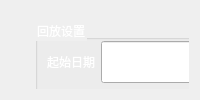
       <widget class="QWidget" name="page_2">
        <layout class="QVBoxLayout" name="verticalLayout_2">
         <item>
          <widget class="PlayBackWidget" name="widget" native="true">
           <widget class="QWidget" name="layoutWidget_2">
            <property name="geometry">
             <rect>
              <x>9</x>
              <y>9</y>
              <width>1274</width>
              <height>735</height>
             </rect>
            </property>
            <layout class="QHBoxLayout" name="horizontalLayout_23">
             <item>
              <spacer name="horizontalSpacer_19">
               <property name="orientation">
                <enum>Qt::Horizontal</enum>
               </property>
               <property name="sizeHint" stdset="0">
                <size>
                 <width>40</width>
                 <height>20</height>
                </size>
               </property>
              </spacer>
             </item>
             <item>
              <widget class="QWidget" name="widget_4" native="true">
               <property name="sizePolicy">
                <sizepolicy hsizetype="Minimum" vsizetype="Minimum">
                 <horstretch>0</horstretch>
                 <verstretch>0</verstretch>
                </sizepolicy>
               </property>
               <property name="minimumSize">
                <size>
                 <width>0</width>
                 <height>0</height>
                </size>
               </property>
               <property name="maximumSize">
                <size>
                 <width>500</width>
                 <height>16777215</height>
                </size>
               </property>
               <layout class="QVBoxLayout" name="verticalLayout_8">
                <property name="topMargin">
                 <number>0</number>
                </property>
                <item>
                 <widget class="QGroupBox" name="groupBox_3">
                  <property name="sizePolicy">
                   <sizepolicy hsizetype="Preferred" vsizetype="Minimum">
                    <horstretch>0</horstretch>
                    <verstretch>0</verstretch>
                   </sizepolicy>
                  </property>
                  <property name="minimumSize">
                   <size>
                    <width>0</width>
                    <height>225</height>
                   </size>
                  </property>
                  <property name="styleSheet">
                   <string notr="true">color: rgb(255, 255, 255);
</string>
                  </property>
                  <property name="title">
                   <string>回放设置</string>
                  </property>
                  <layout class="QVBoxLayout" name="verticalLayout_7">
                   <property name="topMargin">
                    <number>0</number>
                   </property>
                   <item>
                    <layout class="QHBoxLayout" name="horizontalLayout_17">
                     <item>
                      <widget class="QLabel" name="label_5">
                       <property name="text">
                        <string>起始日期</string>
                       </property>
                      </widget>
                     </item>
                     <item>
                      <widget class="QDateEdit" name="startdateEdit">
                       <property name="sizePolicy">
                        <sizepolicy hsizetype="Minimum" vsizetype="Minimum">
                         <horstretch>0</horstretch>
                         <verstretch>0</verstretch>
                        </sizepolicy>
                       </property>
                       <property name="minimumSize">
                        <size>
                         <width>150</width>
                         <height>40</height>
                        </size>
                       </property>
                       <property name="styleSheet">
                        <string notr="true">border-image: url(:/myimages/images/editGround.png);</string>
                       </property>
                       <property name="dateTime">
                        <datetime>
                         <hour>0</hour>
                         <minute>0</minute>
                         <second>0</second>
                         <year>2019</year>
                         <month>6</month>
                         <day>1</day>
                        </datetime>
                       </property>
                       <property name="displayFormat">
                        <string>yyyy/MM/dd</string>
                       </property>
                      </widget>
                     </item>
                     <item>
                      <widget class="QLabel" name="label_6">
                       <property name="text">
                        <string>起始时间</string>
                       </property>
                      </widget>
                     </item>
                     <item>
                      <widget class="QTimeEdit" name="starttimeEdit">
                       <property name="sizePolicy">
                        <sizepolicy hsizetype="Minimum" vsizetype="Minimum">
                         <horstretch>0</horstretch>
                         <verstretch>0</verstretch>
                        </sizepolicy>
                       </property>
                       <property name="minimumSize">
                        <size>
                         <width>150</width>
                         <height>40</height>
                        </size>
                       </property>
                       <property name="styleSheet">
                        <string notr="true">border-image: url(:/myimages/images/editGround.png);</string>
                       </property>
                       <property name="displayFormat">
                        <string>HH:mm:ss</string>
                       </property>
                      </widget>
                     </item>
                    </layout>
                   </item>
                   <item>
                    <layout class="QHBoxLayout" name="horizontalLayout_18">
                     <item>
                      <widget class="QLabel" name="label_8">
                       <property name="text">
                        <string>结束日期</string>
                       </property>
                      </widget>
                     </item>
                     <item>
                      <widget class="QDateEdit" name="enddateEdit">
                       <property name="sizePolicy">
                        <sizepolicy hsizetype="Minimum" vsizetype="Minimum">
                         <horstretch>0</horstretch>
                         <verstretch>0</verstretch>
                        </sizepolicy>
                       </property>
                       <property name="minimumSize">
                        <size>
                         <width>150</width>
                         <height>40</height>
                        </size>
                       </property>
                       <property name="styleSheet">
                        <string notr="true">border-image: url(:/myimages/images/editGround.png);</string>
                       </property>
                       <property name="dateTime">
                        <datetime>
                         <hour>0</hour>
                         <minute>0</minute>
                         <second>0</second>
                         <year>2019</year>
                         <month>6</month>
                         <day>1</day>
                        </datetime>
                       </property>
                       <property name="displayFormat">
                        <string>yyyy/MM/dd</string>
                       </property>
                      </widget>
                     </item>
                     <item>
                      <widget class="QLabel" name="label_7">
                       <property name="text">
                        <string>结束时间</string>
                       </property>
                      </widget>
                     </item>
                     <item>
                      <widget class="QTimeEdit" name="endtimeEdit">
                       <property name="sizePolicy">
                        <sizepolicy hsizetype="Minimum" vsizetype="Minimum">
                         <horstretch>0</horstretch>
                         <verstretch>0</verstretch>
                        </sizepolicy>
                       </property>
                       <property name="minimumSize">
                        <size>
                         <width>150</width>
                         <height>40</height>
                        </size>
                       </property>
                       <property name="styleSheet">
                        <string notr="true">border-image: url(:/myimages/images/editGround.png);</string>
                       </property>
                       <property name="dateTime">
                        <datetime>
                         <hour>23</hour>
                         <minute>59</minute>
                         <second>59</second>
                         <year>2000</year>
                         <month>1</month>
                         <day>1</day>
                        </datetime>
                       </property>
                       <property name="displayFormat">
                        <string>HH:mm:ss</string>
                       </property>
                      </widget>
                     </item>
                    </layout>
                   </item>
                   <item>
                    <layout class="QHBoxLayout" name="horizontalLayout_19">
                     <item>
                      <widget class="QLabel" name="label_9">
                       <property name="text">
                        <string>车厢号</string>
                       </property>
                      </widget>
                     </item>
                     <item>
                      <widget class="QComboBox" name="coachListCB">
                       <property name="sizePolicy">
                        <sizepolicy hsizetype="Minimum" vsizetype="Minimum">
                         <horstretch>0</horstretch>
                         <verstretch>0</verstretch>
                        </sizepolicy>
                       </property>
                       <property name="minimumSize">
                        <size>
                         <width>150</width>
                         <height>25</height>
                        </size>
                       </property>
                       <property name="styleSheet">
                        <string notr="true">border-image: url(:/myimages/images/editGround.png);</string>
                       </property>
                       <property name="sizeAdjustPolicy">
                        <enum>QComboBox::AdjustToContents</enum>
                       </property>
                       <property name="iconSize">
                        <size>
                         <width>0</width>
                         <height>0</height>
                        </size>
                       </property>
                      </widget>
                     </item>
                     <item>
                      <widget class="QLabel" name="label_10">
                       <property name="text">
                        <string>摄像机</string>
                       </property>
                      </widget>
                     </item>
                     <item>
                      <widget class="QComboBox" name="ipcIndexCB">
                       <property name="sizePolicy">
                        <sizepolicy hsizetype="Minimum" vsizetype="Minimum">
                         <horstretch>0</horstretch>
                         <verstretch>0</verstretch>
                        </sizepolicy>
                       </property>
                       <property name="minimumSize">
                        <size>
                         <width>150</width>
                         <height>25</height>
                        </size>
                       </property>
                       <property name="styleSheet">
                        <string notr="true">border-image: url(:/myimages/images/editGround.png);</string>
                       </property>
                      </widget>
                     </item>
                    </layout>
                   </item>
                   <item>
                    <layout class="QHBoxLayout" name="horizontalLayout_24">
                     <item>
                      <spacer name="horizontalSpacer_24">
                       <property name="orientation">
                        <enum>Qt::Horizontal</enum>
                       </property>
                       <property name="sizeHint" stdset="0">
                        <size>
                         <width>0</width>
                         <height>0</height>
                        </size>
                       </property>
                      </spacer>
                     </item>
                     <item>
                      <widget class="QPushButton" name="searchBtn">
                       <property name="sizePolicy">
                        <sizepolicy hsizetype="Minimum" vsizetype="Minimum">
                         <horstretch>0</horstretch>
                         <verstretch>0</verstretch>
                        </sizepolicy>
                       </property>
                       <property name="minimumSize">
                        <size>
                         <width>100</width>
                         <height>40</height>
                        </size>
                       </property>
                       <property name="styleSheet">
                        <string notr="true">border-image: url(:/myimages/images/pbtnQuery.png);</string>
                       </property>
                       <property name="text">
                        <string/>
                       </property>
                      </widget>
                     </item>
                     <item>
                      <spacer name="horizontalSpacer_25">
                       <property name="orientation">
                        <enum>Qt::Horizontal</enum>
                       </property>
                       <property name="sizeHint" stdset="0">
                        <size>
                         <width>0</width>
                         <height>0</height>
                        </size>
                       </property>
                      </spacer>
                     </item>
                    </layout>
                   </item>
                  </layout>
                 </widget>
                </item>
                <item>
                 <widget class="QGroupBox" name="groupBox_4">
                  <property name="sizePolicy">
                   <sizepolicy hsizetype="Preferred" vsizetype="Maximum">
                    <horstretch>0</horstretch>
                    <verstretch>0</verstretch>
                   </sizepolicy>
                  </property>
                  <property name="minimumSize">
                   <size>
                    <width>0</width>
                    <height>225</height>
                   </size>
                  </property>
                  <property name="maximumSize">
                   <size>
                    <width>16777215</width>
                    <height>300</height>
                   </size>
                  </property>
                  <property name="styleSheet">
                   <string notr="true">color: rgb(255, 255, 255);</string>
                  </property>
                  <property name="title">
                   <string>文件列表</string>
                  </property>
                  <layout class="QVBoxLayout" name="verticalLayout_9">
                   <item>
                    <widget class="QTableWidget" name="videoFileWidget">
                     <property name="styleSheet">
                      <string notr="true">background-color: rgb(25, 46, 72);</string>
                     </property>
                    </widget>
                   </item>
                  </layout>
                 </widget>
                </item>
                <item>
                 <layout class="QHBoxLayout" name="horizontalLayout_20">
                  <item>
                   <spacer name="horizontalSpacer_20">
                    <property name="orientation">
                     <enum>Qt::Horizontal</enum>
                    </property>
                    <property name="sizeHint" stdset="0">
                     <size>
                      <width>40</width>
                      <height>20</height>
                     </size>
                    </property>
                   </spacer>
                  </item>
                  <item>
                   <widget class="QPushButton" name="pushButton">
                    <property name="sizePolicy">
                     <sizepolicy hsizetype="Minimum" vsizetype="Minimum">
                      <horstretch>0</horstretch>
                      <verstretch>0</verstretch>
                     </sizepolicy>
                    </property>
                    <property name="minimumSize">
                     <size>
                      <width>100</width>
                      <height>40</height>
                     </size>
                    </property>
                    <property name="styleSheet">
                     <string notr="true">border-image: url(:/myimages/images/pbtnDownload.png);</string>
                    </property>
                    <property name="text">
                     <string/>
                    </property>
                   </widget>
                  </item>
                  <item>
                   <spacer name="horizontalSpacer_21">
                    <property name="orientation">
                     <enum>Qt::Horizontal</enum>
                    </property>
                    <property name="sizeHint" stdset="0">
                     <size>
                      <width>40</width>
                      <height>20</height>
                     </size>
                    </property>
                   </spacer>
                  </item>
                 </layout>
                </item>
                <item>
                 <spacer name="verticalSpacer_10">
                  <property name="orientation">
                   <enum>Qt::Vertical</enum>
                  </property>
                  <property name="sizeHint" stdset="0">
                   <size>
                    <width>20</width>
                    <height>40</height>
                   </size>
                  </property>
                 </spacer>
                </item>
               </layout>
              </widget>
             </item>
             <item>
              <widget class="QWidget" name="widget_6" native="true">
               <property name="sizePolicy">
                <sizepolicy hsizetype="Minimum" vsizetype="Preferred">
                 <horstretch>0</horstretch>
                 <verstretch>0</verstretch>
                </sizepolicy>
               </property>
               <property name="minimumSize">
                <size>
                 <width>800</width>
                 <height>0</height>
                </size>
               </property>
               <layout class="QVBoxLayout" name="verticalLayout_18">
                <property name="topMargin">
                 <number>0</number>
                </property>
                <item>
                 <widget class="QWidget" name="widget_7" native="true">
                  <property name="sizePolicy">
                   <sizepolicy hsizetype="Minimum" vsizetype="Minimum">
                    <horstretch>0</horstretch>
                    <verstretch>0</verstretch>
                   </sizepolicy>
                  </property>
                  <property name="minimumSize">
                   <size>
                    <width>600</width>
                    <height>450</height>
                   </size>
                  </property>
                  <property name="styleSheet">
                   <string notr="true">border-image: url(:/myimages/images/videoPlayBackGround.png);</string>
                  </property>
                 </widget>
                </item>
                <item>
                 <widget class="QSlider" name="horizontalSlider">
                  <property name="orientation">
                   <enum>Qt::Horizontal</enum>
                  </property>
                 </widget>
                </item>
                <item>
                 <layout class="QHBoxLayout" name="horizontalLayout_21">
                  <item>
                   <widget class="QPushButton" name="pushButton_2">
                    <property name="sizePolicy">
                     <sizepolicy hsizetype="Minimum" vsizetype="Minimum">
                      <horstretch>0</horstretch>
                      <verstretch>0</verstretch>
                     </sizepolicy>
                    </property>
                    <property name="minimumSize">
                     <size>
                      <width>40</width>
                      <height>30</height>
                     </size>
                    </property>
                    <property name="maximumSize">
                     <size>
                      <width>40</width>
                      <height>40</height>
                     </size>
                    </property>
                    <property name="styleSheet">
                     <string notr="true">border-image: url(:/myimages/images/pbtnPlay.png);</string>
                    </property>
                    <property name="text">
                     <string/>
                    </property>
                   </widget>
                  </item>
                  <item>
                   <widget class="QPushButton" name="pushButton_3">
                    <property name="sizePolicy">
                     <sizepolicy hsizetype="Minimum" vsizetype="Minimum">
                      <horstretch>0</horstretch>
                      <verstretch>0</verstretch>
                     </sizepolicy>
                    </property>
                    <property name="minimumSize">
                     <size>
                      <width>40</width>
                      <height>30</height>
                     </size>
                    </property>
                    <property name="maximumSize">
                     <size>
                      <width>40</width>
                      <height>40</height>
                     </size>
                    </property>
                    <property name="styleSheet">
                     <string notr="true">border-image: url(:/myimages/images/pbtnPause.png);</string>
                    </property>
                    <property name="text">
                     <string/>
                    </property>
                   </widget>
                  </item>
                  <item>
                   <widget class="QPushButton" name="pushButton_4">
                    <property name="sizePolicy">
                     <sizepolicy hsizetype="Minimum" vsizetype="Minimum">
                      <horstretch>0</horstretch>
                      <verstretch>0</verstretch>
                     </sizepolicy>
                    </property>
                    <property name="minimumSize">
                     <size>
                      <width>40</width>
                      <height>30</height>
                     </size>
                    </property>
                    <property name="maximumSize">
                     <size>
                      <width>40</width>
                      <height>40</height>
                     </size>
                    </property>
                    <property name="styleSheet">
                     <string notr="true">border-image: url(:/myimages/images/pbtnBack.png);</string>
                    </property>
                    <property name="text">
                     <string/>
                    </property>
                   </widget>
                  </item>
                  <item>
                   <widget class="QPushButton" name="pushButton_5">
                    <property name="sizePolicy">
                     <sizepolicy hsizetype="Minimum" vsizetype="Minimum">
                      <horstretch>0</horstretch>
                      <verstretch>0</verstretch>
                     </sizepolicy>
                    </property>
                    <property name="minimumSize">
                     <size>
                      <width>40</width>
                      <height>30</height>
                     </size>
                    </property>
                    <property name="maximumSize">
                     <size>
                      <width>40</width>
                      <height>40</height>
                     </size>
                    </property>
                    <property name="styleSheet">
                     <string notr="true">border-image: url(:/myimages/images/pbtnForwardFast.png);</string>
                    </property>
                    <property name="text">
                     <string/>
                    </property>
                   </widget>
                  </item>
                  <item>
                   <widget class="QPushButton" name="pushButton_35">
                    <property name="sizePolicy">
                     <sizepolicy hsizetype="Minimum" vsizetype="Minimum">
                      <horstretch>0</horstretch>
                      <verstretch>0</verstretch>
                     </sizepolicy>
                    </property>
                    <property name="minimumSize">
                     <size>
                      <width>40</width>
                      <height>30</height>
                     </size>
                    </property>
                    <property name="maximumSize">
                     <size>
                      <width>40</width>
                      <height>40</height>
                     </size>
                    </property>
                    <property name="styleSheet">
                     <string notr="true">border-image: url(:/myimages/images/pbtnBefore.png);</string>
                    </property>
                    <property name="text">
                     <string/>
                    </property>
                   </widget>
                  </item>
                  <item>
                   <widget class="QPushButton" name="pushButton_36">
                    <property name="sizePolicy">
                     <sizepolicy hsizetype="Minimum" vsizetype="Minimum">
                      <horstretch>0</horstretch>
                      <verstretch>0</verstretch>
                     </sizepolicy>
                    </property>
                    <property name="minimumSize">
                     <size>
                      <width>40</width>
                      <height>30</height>
                     </size>
                    </property>
                    <property name="maximumSize">
                     <size>
                      <width>40</width>
                      <height>40</height>
                     </size>
                    </property>
                    <property name="styleSheet">
                     <string notr="true">border-image: url(:/myimages/images/pbtnAfter.png);</string>
                    </property>
                    <property name="text">
                     <string/>
                    </property>
                   </widget>
                  </item>
                  <item>
                   <widget class="QPushButton" name="pushButton_39">
                    <property name="sizePolicy">
                     <sizepolicy hsizetype="Minimum" vsizetype="Minimum">
                      <horstretch>0</horstretch>
                      <verstretch>0</verstretch>
                     </sizepolicy>
                    </property>
                    <property name="minimumSize">
                     <size>
                      <width>40</width>
                      <height>30</height>
                     </size>
                    </property>
                    <property name="maximumSize">
                     <size>
                      <width>40</width>
                      <height>40</height>
                     </size>
                    </property>
                    <property name="styleSheet">
                     <string notr="true">border-image: url(:/myimages/images/pbtn_db1False.png);</string>
                    </property>
                    <property name="text">
                     <string/>
                    </property>
                   </widget>
                  </item>
                  <item>
                   <widget class="QPushButton" name="pushButton_37">
                    <property name="sizePolicy">
                     <sizepolicy hsizetype="Minimum" vsizetype="Minimum">
                      <horstretch>0</horstretch>
                      <verstretch>0</verstretch>
                     </sizepolicy>
                    </property>
                    <property name="minimumSize">
                     <size>
                      <width>40</width>
                      <height>30</height>
                     </size>
                    </property>
                    <property name="maximumSize">
                     <size>
                      <width>40</width>
                      <height>40</height>
                     </size>
                    </property>
                    <property name="styleSheet">
                     <string notr="true">border-image: url(:/myimages/images/pbtn_ff1False.png);</string>
                    </property>
                    <property name="text">
                     <string/>
                    </property>
                   </widget>
                  </item>
                 </layout>
                </item>
                <item>
                 <layout class="QHBoxLayout" name="horizontalLayout_22">
                  <item>
                   <spacer name="horizontalSpacer_22">
                    <property name="orientation">
                     <enum>Qt::Horizontal</enum>
                    </property>
                    <property name="sizeHint" stdset="0">
                     <size>
                      <width>0</width>
                      <height>0</height>
                     </size>
                    </property>
                   </spacer>
                  </item>
                  <item>
                   <widget class="QLineEdit" name="lineEdit">
                    <property name="sizePolicy">
                     <sizepolicy hsizetype="Minimum" vsizetype="Minimum">
                      <horstretch>0</horstretch>
                      <verstretch>0</verstretch>
                     </sizepolicy>
                    </property>
                    <property name="minimumSize">
                     <size>
                      <width>400</width>
                      <height>40</height>
                     </size>
                    </property>
                    <property name="layoutDirection">
                     <enum>Qt::LeftToRight</enum>
                    </property>
                    <property name="styleSheet">
                     <string notr="true">border-image: url(:/myimages/images/maintaineditBackgroud.png);
color: rgb(255, 255, 255);</string>
                    </property>
                    <property name="text">
                     <string>下载前请重新插入U盘，下载过程中请勿插拔U盘！</string>
                    </property>
                    <property name="alignment">
                     <set>Qt::AlignCenter</set>
                    </property>
                   </widget>
                  </item>
                  <item>
                   <spacer name="horizontalSpacer_23">
                    <property name="orientation">
                     <enum>Qt::Horizontal</enum>
                    </property>
                    <property name="sizeHint" stdset="0">
                     <size>
                      <width>0</width>
                      <height>0</height>
                     </size>
                    </property>
                   </spacer>
                  </item>
                 </layout>
                </item>
                <item>
                 <spacer name="verticalSpacer_11">
                  <property name="orientation">
                   <enum>Qt::Vertical</enum>
                  </property>
                  <property name="sizeHint" stdset="0">
                   <size>
                    <width>20</width>
                    <height>40</height>
                   </size>
                  </property>
                 </spacer>
                </item>
               </layout>
              </widget>
             </item>
             <item>
              <spacer name="horizontalSpacer_55">
               <property name="orientation">
                <enum>Qt::Horizontal</enum>
               </property>
               <property name="sizeHint" stdset="0">
                <size>
                 <width>40</width>
                 <height>20</height>
                </size>
               </property>
              </spacer>
             </item>
            </layout>
           </widget>
          </widget>
         </item>
        </layout>
       </widget>
